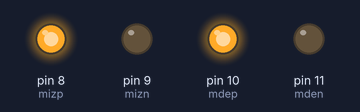
Recording of a sketch running on a simulated Arduino Uno, built with avr-gcc and run on an emulated ATmega328P. Shown: output pins drawn as LEDs (lit = HIGH).

Above: at 0.1 s.
Timing chart, 0 to 1.6 s (numbered marks = the images above):
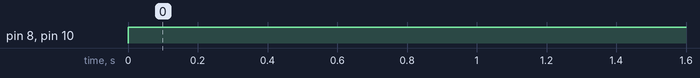

Measured:
- by itself, pin 8 (mizp), pin 10 (mdep): LOW → HIGH at 0.00 s

The sketch:

yecto_de_carro_controlado__parte_2-_subrutinas_continuacion_.ino
```cpp
//definimos variables
int mizp=8;
int mizn=9;
int mdep=10;
int mden=11;

// configuracion de la tarjeta
void setup()
{//empieza
  // actuadores son salidas
  pinMode(mizp, OUTPUT);//positivo motor iz
  pinMode(mizn, OUTPUT);
  pinMode(mdep, OUTPUT);//positivo motor derecha
  pinMode(mden, OUTPUT);
}//termina

//subrutinas
void adelante(){
  digitalWrite(mizp, HIGH);//por el positivo enviamos 5v
  digitalWrite(mizn, LOW);//por el negativo enviamos 0v
  digitalWrite(mdep, HIGH);//por el positivo enviamos 5v
  digitalWrite(mden, LOW);//por el negativo enviamos 0v
}

void detener(){
  digitalWrite(mizp, LOW);//por el positivo enviamos 5v
  digitalWrite(mizn, LOW);//por el negativo enviamos 0v
  digitalWrite(mdep, LOW);//por el positivo enviamos 5v
  digitalWrite(mden, LOW);//por el negativo enviamos 0v
}

void derecha(){
  digitalWrite(mizp, HIGH);//por el positivo enviamos 5v
  digitalWrite(mizn, LOW);//por el negativo enviamos 0v
  digitalWrite(mdep, LOW);//por el positivo enviamos 5v
  digitalWrite(mden, LOW);//por el negativo enviamos 0v
}

void izquierda(){
  digitalWrite(mizp, LOW);//por el positivo enviamos 5v
  digitalWrite(mizn, LOW);//por el negativo enviamos 0v
  digitalWrite(mdep, HIGH);//por el positivo enviamos 5v
  digitalWrite(mden, LOW);//por el negativo enviamos 0v
}

void atras(){
  digitalWrite(mizp, LOW);//por el positivo enviamos 5v
  digitalWrite(mizn, HIGH);//por el negativo enviamos 0v
  digitalWrite(mdep, LOW);//por el positivo enviamos 5v
  digitalWrite(mden, HIGH);//por el negativo enviamos 0v
}

//paso3 tarea principal
void loop() {//ciclo infinito
  // los dos motores van hacia delante
  adelante();


}//fin loop
```
